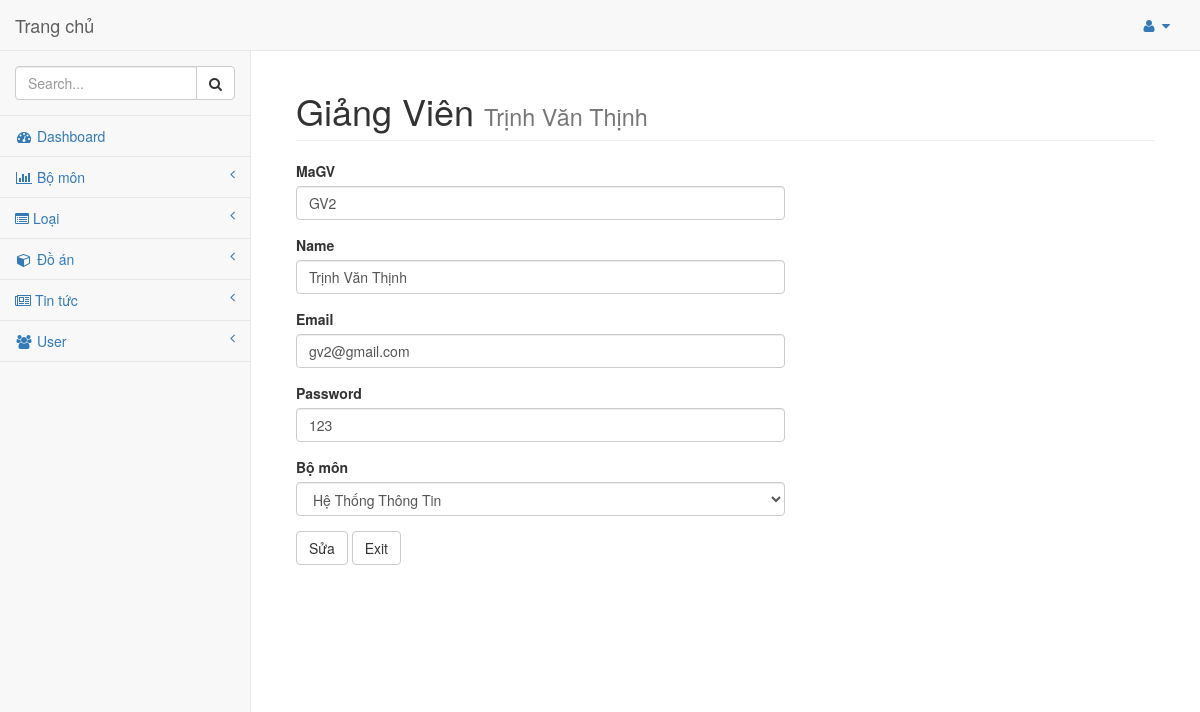
/admin/admin.php?p=suagv&ma_gv=GV2, run on the app's committed database.
### tables this page shows
CREATE TABLE `giangvien` (
  `magv` varchar(30) NOT NULL,
  `name` varchar(255) NOT NULL,
  `email` varchar(255) NOT NULL,
  `password` varchar(255) NOT NULL,
  `idBM` int(30) DEFAULT NULL
);

CREATE TABLE `bomon` (
  `idBM` int(30) NOT NULL,
  `TenBM` varchar(255) NOT NULL,
  `TenBMKD` varchar(255) NOT NULL
);

### model/database.class.php (called while the page is built, shortened)
<?php
	class database{
		private $__hostname = "localhost";
		private $__userhost = "root";
		private $__passhost = "";
		private $__dbname = "quanlydoan3";
		private $__conn = NULL;
		private $__result = NULL;
		public function connect(){
			$this-> __conn = mysqli_connect($this -> __hostname, $this -> __userhost, $this -> __passhost, $this -> __dbname)
			or die ('Loi ket noi');
			mysqli_query($this -> __conn, "SET NAMES 'utf8'");
		}
		public function query($sql){
			$this-> __result = mysqli_query($this-> __conn, $sql) or die ('loi query');
		}
		public function fetch(){
			$data = mysqli_fetch_assoc($this-> __result);
			return $data;
		}
		public function fetchAll(){
			$data = array();
			while($row = $this-> fetch()){
				$data[] = $row;
			}
			return $data;
		}
	}
?>

### model/class.giangvien.php (called while the page is built, shortened)
<?php
class giangvien extends database {
    public function layMotGV($id){
        $sql = "SELECT * FROM giangvien where magv = '$id' ";
        $this-> query($sql);
        return $this-> fetch();
    }
}
?>

### model/class.bomon.php (called while the page is built, shortened)
<?php
class bomon extends database{
    public function layBoMon(){
        $sql = "SELECT * FROM bomon ORDER BY idBM ASC";
        $this-> query($sql);
        return $this-> fetchALL();
    }
}
?>

### admin/giangvien/sua.php (the view, shortened to what this page needs)
<?php
include('../model/database.class.php');
include('../model/class.giangvien.php');
include('../model/class.bomon.php');
$gvm = new giangvien();
$gv = $gvm->layMotGV($_GET['ma_gv']);
$bm = new bomon();
$list_bm = $bm->layBoMon();
?>
<div id="page-wrapper">
    <div class="container-fluid">
        <div class="row">
            <div class="col-lg-12">
                <h1 class="page-header">Giảng Viên
                    <small><?=$gv['name']?></small>
                </h1>
            </div>
            <div class="col-lg-7" style="padding-bottom:120px">
                <form action="" method="POST" name="form_sua">
                    <div class="form-group">
                        <label>MaGV</label>
                        <input class="form-control" name="magv" placeholder="Please Enter MaGV" value="<?php echo $gv['magv']?>" />
                    </div>
                    <div class="form-group">
                        <label>Name</label>
                        <input class="form-control" name="tengv" placeholder="Please Enter Name" value="<?php echo $gv['name']?>" />
                    </div>
                    <div class="form-group">
                        <label>Email</label>
                        <input type="email" class="form-control" name="email" placeholder="Please Enter Email" value="<?php echo $gv['email']?>" />
                    </div>
                    <div class="form-group">
                        <label>Password</label>
                        <input class="form-control" name="password" placeholder="Please Enter Password" value="<?php echo $gv['password']?>" />
                    </div>
                    <div class="form-group">
                        <label>Bộ môn</label>
                        <select class="form-control" name="bomon">
                            <?php
                                foreach ($list_bm as $item_bm){
                                    echo '<option value="'.$item_bm["idBM"].'"';
                                    if(isset($gv['idBM']) && $gv['idBM'] == $item_bm['idBM']){
                                        echo 'selected';
                                    }
                                    echo '>'.$item_bm["TenBM"].'</option>';
                                }
                            ?>
                        </select>
                    </div>
                    <button type="submit" class="btn btn-default" name="sua_gv">Sửa</button>
                    <button type="reset" class="btn btn-default">Exit</button>
                </form>
            </div>
        </div>
    </div>
</div>

### public/admin/sb-admin-2.css (style rules this page uses)
body { background-color: #f8f8f8; }
#page-wrapper { padding: 0 15px; min-height: 568px; background-color: #fff; }
@media (min-width:768px) { #page-wrapper { position: inherit; margin: 0 0 0 250px; padding: 0 30px; border-left: 1px solid #e7e7e7; } }

### data on the page
giangvien: name "Trịnh Văn Thịnh", magv "GV2", tengv "Trịnh Văn Thịnh", email "gv2@gmail.com", password "123", bomon "Hệ Thống Thông Tin"
